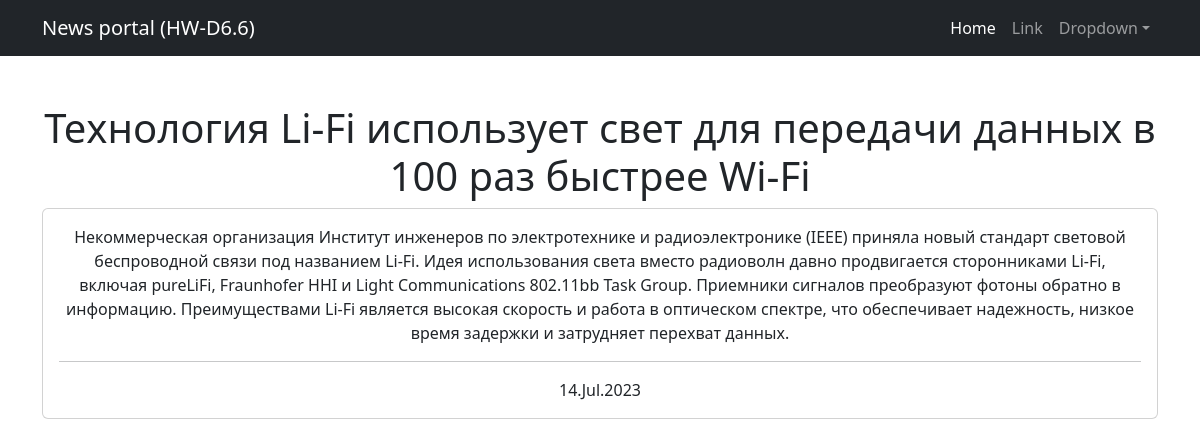
The page /news/1/ on the database its author committed.
### news/models.py (models this page shows, shortened)
class Post(models.Model):
    author = models.ForeignKey(Author,
                               on_delete=models.CASCADE,
                               null=False)
    type = models.CharField(max_length=1,
                            choices=POST_TYPE,
                              default=news)
    publication_date = models.DateTimeField(auto_now_add=True)
    category = models.ManyToManyField(Category,
                                      through='PostCategory')
    title = models.CharField(max_length=100,
                             default='')
    content = models.TextField(default='Text here...')
    rating = models.IntegerField(default=0)

### news/views.py (the view)
# urls.py: path('<int:pk>/', PostDetail.as_view(), name = 'post_detail'),
class PostDetail(DetailView):
    model = Post
    template_name = 'post.html'
    context_object_name = 'post'

### templates/post.html (shortened to what this page needs)
{% extends 'flatpages/default.html' %}
{% block content %}
<h1>{{ post.title }}</h1>
<div class="card">
    <div class="card-body">
            {{ post.content }}
        <hr>
            {{ post.publication_date|date:'d.M.Y' }}
    </div>
</div>
{% endblock content %}

### rows shown on the page
Post: title "Технология Li-Fi использует свет для передачи данных в 100 раз быстрее Wi-Fi", content "Некоммерческая организация Институт инженеров по электротехнике и радиоэлектронике (IEEE) приняла новый стандарт световой беспроводной связи под названием Li-Fi. Идея использования света вместо радиоволн давно продвигается сторонниками Li-Fi, включая pureLiFi, Fraunhofer HHI и Light Communications 802.11bb Task Group. Приемники сигналов преобразуют фотоны обратно в информацию. Преимуществами Li-Fi является высокая скорость и работа в оптическом спектре, что обеспечивает надежность, низкое время задержки и затрудняет перехват данных.", publication_date "14.Jul.2023"
